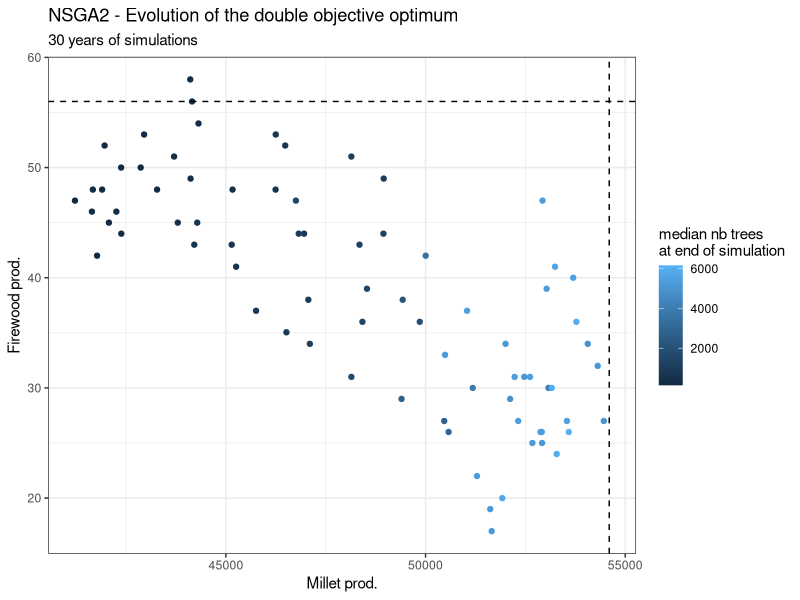

Generate this figure with R:
# Script pour analyser les résultats d'un algorithme génétique NSGA2
# Auteur : Etienne Delay
# Date : 11 juin 2024

# Ce script lit un fichier CSV produit par un algorithme génétique NSGA2
# qui cherche à maximiser le nombre de charrettes de bois sorties du territoire 
# et le nombre de mil produit. Le script calcule ensuite la médiane des valeurs 
# d'une colonne donnée et génère un graphique montrant l'évolution des objectifs.

# Charger la bibliothèque nécessaire
library(ggplot2)

# Définir le répertoire de travail
setwd("~/github/real-tree-model/data/results_nsga2/")

# Fonction pour parser une chaîne de caractères en un vecteur numérique et calculer la médiane
om_parseur <- function(string) {
  # Enlever les crochets
  string <- gsub("\\[|\\]", "", string)
  # Convertir la chaîne de caractères en vecteur numérique
  numbers <- as.numeric(unlist(strsplit(string, ",")))
  # Calculer la médiane
  median_value <- median(numbers)
  # Retourner la médiane
  return(median_value)
}

# Lire le fichier CSV
data.df <- read.csv("population6400.csv", header = TRUE)

# Inverser les valeurs des deux objectifs pour les maximiser
data.df$objective.om_stockMil <- data.df$objective.om_stockMil * -1
data.df$objective.om_charette <- data.df$objective.om_charette * -1 

# Appliquer la fonction om_parseur à toute la colonne 'om_trees'
data.df$om_trees_med <- sapply(data.df$om_trees, om_parseur)

# Créer un graphique avec ggplot2
ggplot(data = data.df) +
  geom_point(aes(x = objective.om_stockMil, y = objective.om_charette, colour = om_trees_med)) +
  geom_vline(xintercept = 54600, linetype = "dashed", color = "black") + # Ajouter une ligne verticale
  geom_hline(yintercept = 56, linetype = "dashed", color = "black") +  # Ajouter une ligne horizontale
  labs(x = "Millet prod.", y = "Firewood prod.", 
       title = "NSGA2 - Evolution of the double objective optimum", subtitle = "30 years of simulations", 
       colour = "median nb trees\nat end of simulation") +
  theme_bw()


